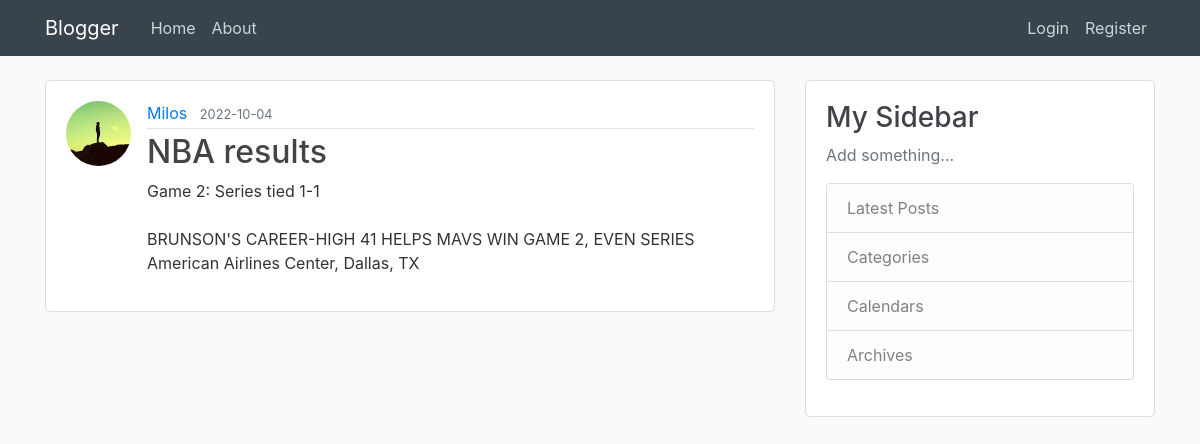
Before: /post/16 with the older database file.
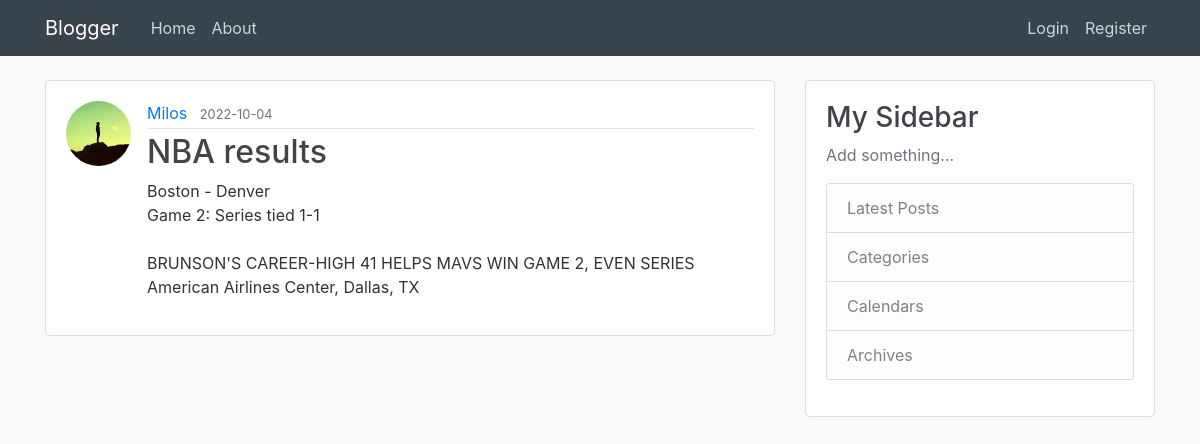
After: the same page with the newer database file.
### blogger/models.py (models this page shows, shortened)
class User(db.Model, UserMixin):
    id = db.Column(db.Integer, primary_key=True)
    username = db.Column(db.String(20), unique=True, nullable=False)
    email = db.Column(db.String(120), unique=True, nullable=False)
    image_file = db.Column(db.String(20), nullable=False, default='default.jpg')
    password = db.Column(db.String(60), nullable=False)
    posts = db.relationship('Post', backref='author', lazy=True)

class Post(db.Model):
    id = db.Column(db.Integer, primary_key=True)
    title = db.Column(db.String(100), nullable=False)
    date_posted = db.Column(db.DateTime, nullable=False, default=datetime.utcnow)
    content = db.Column(db.Text, nullable=False)
    user_id = db.Column(db.Integer, db.ForeignKey('user.id'), nullable=False)

### blogger/posts/routes.py (the view)
@bp.route("/post/<int:post_id>")
def post(post_id):
    post = Post.query.get_or_404(post_id)
    return render_template('post.html', title=post.title, post=post)

### blogger/templates/post.html (shortened to what this page needs)
{% extends 'layout.html' %}
{% block content %}
    <article class="media content-section">
        <img class="rounded-circle article-img" src="{{ url_for('static', filename='profile_pics/' + post.author.image_file) }}">
        <div class="media-body">
            <div class="article-metadata">
                <a class="mr-2" href="{{ url_for('users.user_posts', username=post.author.username) }}">{{ post.author.username }}</a>
                <small class="text-muted">{{ post.date_posted.strftime('%Y-%m-%d') }}</small>
            </div>
            <h2 class="article-title">{{ post.title }}</h2>
            <p class="article-content">{{ post.content }}</p>
        </div>
    </article>
{% endblock %}

Changed rows visible on the page:
changed User "Milos": image_file: a different picture
changed Post "NBA results": content "Game 2: Series tied 1-1 BRUNSON'S CAREER-HIGH 41 HELPS MAVS WIN GAME 2, EVEN SERIES American Airlines Center, Dallas, TX" → "Boston - Denver Game 2: Series tied 1-1 BRUNSON'S CAREER-HIGH 41 HELPS MAVS WIN GAME 2, EVEN SERIES American Airlines Center, Dallas, TX"
